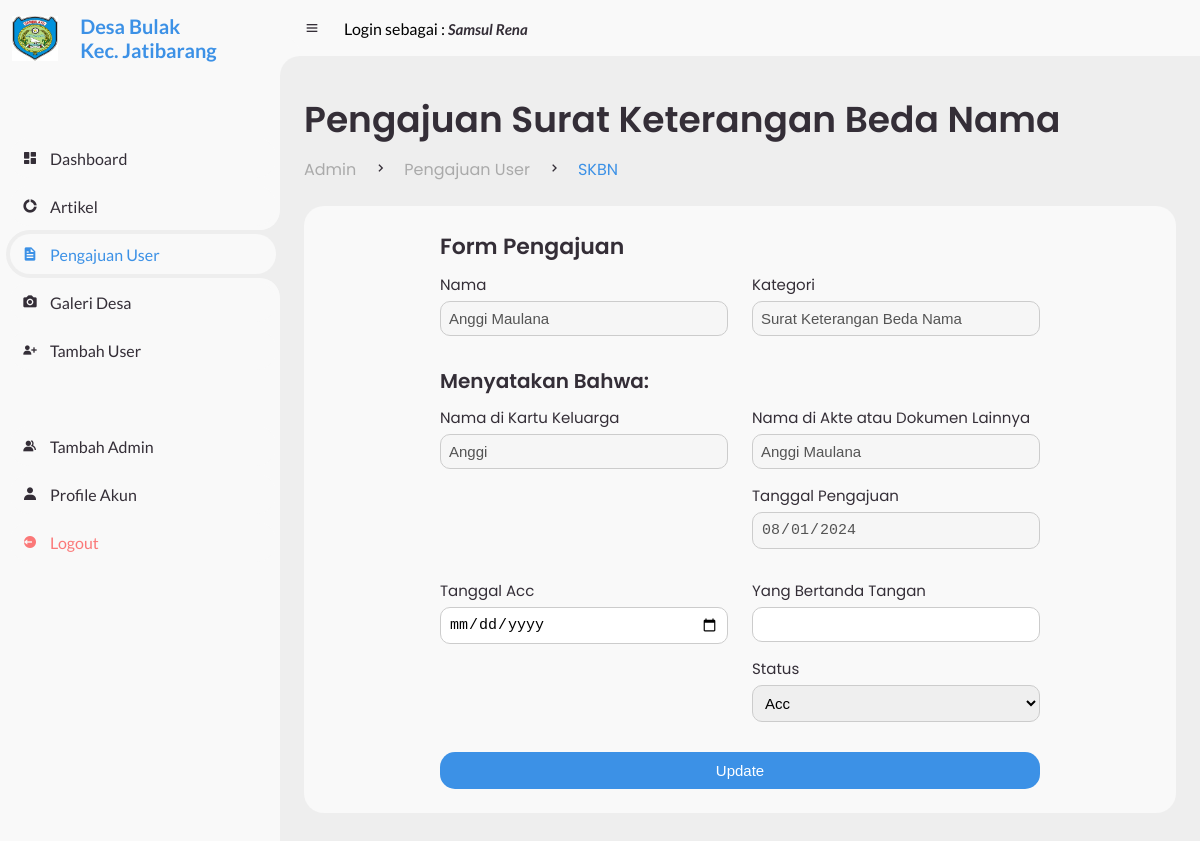
Page /admin/pengajuan/skbn.php?id=66 (signed in) on the committed database.
### tables this page shows
CREATE TABLE `pengajuan` (
  `id_pengajuan` int(11) NOT NULL,
  `nik` varchar(20) NOT NULL,
  `id_kategori` int(20) NOT NULL,
  `nama_usaha` varchar(255) DEFAULT NULL,
  `nama_kk` varchar(255) DEFAULT NULL,
  `nama_akte_dokumen` varchar(255) DEFAULT NULL,
  `keterangan_tidak_mampu` varchar(500) DEFAULT NULL,
  `masa_ktp_sementara` date DEFAULT NULL,
  `keterangan_menikah` varchar(255) DEFAULT NULL,
  `tanggal_pengajuan` date NOT NULL,
  `tanggal_acc` date DEFAULT NULL,
  `status` varchar(20) NOT NULL,
  `nama_kuwu` varchar(255) DEFAULT NULL,
  `id_admin` int(20) DEFAULT NULL
);

CREATE TABLE `user` (
  `user_id` int(11) NOT NULL,
  `nama` varchar(255) NOT NULL,
  `nik` varchar(20) NOT NULL,
  `tempat_lahir` varchar(255) NOT NULL,
  `tanggal_lahir` date NOT NULL,
  `jenis_kelamin` varchar(255) NOT NULL,
  `agama` varchar(255) NOT NULL,
  `alamat` varchar(255) NOT NULL,
  `pekerjaan` varchar(255) NOT NULL,
  `pendidikan` varchar(255) NOT NULL,
  `status_pernikahan` varchar(255) NOT NULL,
  `password` varchar(255) NOT NULL
);

CREATE TABLE `kategori_pengajuan` (
  `id_kategori_pengajuan` int(20) NOT NULL,
  `jenis_pengajuan` varchar(255) NOT NULL
);

### admin/pengajuan/skbn.php (the view, shortened to what this page needs)
<?php
require '../../config/db.php';
$nip = $_SESSION['nip'];
$sql = "SELECT * FROM admin WHERE nip = '$nip'";
$result = mysqli_query($conn, $sql);
$userData = mysqli_fetch_assoc($result);
$displayName = $userData['nama'];
$row = null;
if (isset($_GET['id'])) {
    $id = $_GET['id'];
    $sql = "SELECT p.id_pengajuan, u.nama AS nama_user, k.jenis_pengajuan AS kategori, p.tanggal_pengajuan, p.nama_kk, p.nama_akte_dokumen, p.status
            FROM pengajuan p
            JOIN user u ON p.nik = u.nik
            JOIN kategori_pengajuan k ON p.id_kategori = k.id_kategori_pengajuan
            WHERE p.id_pengajuan = ?";
    $stmt = $conn->prepare($sql);
    $stmt->bind_param("i", $id);
    $stmt->execute();
    $result = $stmt->get_result();
    if ($result->num_rows > 0) {
        $row = $result->fetch_assoc();
    } else {
        echo "Data tidak tersedia!";
        exit;
    }
}
?>
<!DOCTYPE html>
<html lang="en">
<head>
    <link href='https://unpkg.com/boxicons@2.0.9/css/boxicons.min.css' rel='stylesheet'>
    <link rel="stylesheet" href="../../user/style.css">
    <link rel="stylesheet" href="https://cdn.jsdelivr.net/npm/sweetalert2@11/dist/sweetalert2.min.css">
</head>
<body>
    <section id="sidebar">
        <?php include 'brand.php' ?>
        <ul class="side-menu top">
            <li>
                <a href="../index.php">
                    <i class='bx bxs-dashboard'></i>
                    <span class="text">Dashboard</span>
                </a>
            </li>
            <li>
                <a href="../artikel.php">
                    <i class='bx bxs-doughnut-chart'></i>
                    <span class="text">Artikel</span>
                </a>
            </li>
            <li class="active">
                <a href="../pengajuan_user.php">
                    <i class='bx bxs-file'></i>
                    <span class="text">Pengajuan User</span>
                </a>
            </li>
            <li>
                <a href="../galeri.php">
                    <i class='bx bxs-camera' ></i>
                    <span class="text">Galeri Desa</span>
                </a>
            </li>
            <li>
                <a href="../tambah_user.php">
                    <i class='bx bxs-user-plus'></i>
                    <span class="text">Tambah User</span>
                </a>
            </li>
        </ul>
        <ul class="side-menu">
            <li>
                <a href="../tambah_admin.php">
                    <i class='bx bxs-group'></i>
                    <span class="text">Tambah Admin</span>
                </a>
            </li>
            <li>
                <a href="../profile_akun.php">
                    <i class='bx bxs-user'></i>
                    <span class="text">Profile Akun</span>
                </a>
            </li>
            <li>
                <a href="../logout.php" class="logout">
                    <i class='bx bxs-log-out-circle'></i>
                    <span class="text">Logout</span>
                </a>
            </li>
        </ul>
    </section>
    <section id="content">
        <?php include '../navbar.php' ?>
        <main>
            <div class="head-title">
                <div class="left">
                    <h1>Pengajuan Surat Keterangan Beda Nama</h1>
                    <ul class="breadcrumb">
                        <li><a href="index.php">Admin</a></li>
                        <li><i class='bx bx-chevron-right'></i></li>
                        <li><a href="index.php">Pengajuan User</a></li>
                        <li><i class='bx bx-chevron-right'></i></li>
                        <li><a class="active" href="pengajuan_user.php">SKBN</a></li>
                    </ul>
                </div>
            </div>
            <div class="table-data">
                <div class="order">
                    <div class="formulir-pengajuan" id="pengajuanForm">
                        <h3 style="margin-bottom:10px; font-size:22px; font-weight: 600;">Form Pengajuan</h3>
                        <form action="skbn.php" method="POST">
                            <div class="form-row">
                                <div class="form-column">
                                    <div class="data-user">
                                        <label for="nama">Nama</label>
                                        <input type="text" id="nama" value="<?php echo htmlspecialchars($row['nama_user'] ?? ''); ?>" disabled>
                                    </div>
                                </div>
                                <div class="form-column">
                                    <div class="data-user">
                                        <label for="jenis_pengajuan">Kategori</label>
                                        <input type="text" id="jenis_pengajuan" value="<?php echo htmlspecialchars($row['kategori'] ?? ''); ?>" disabled>
                                    </div>
                                </div>
                            </div>
                            <h3 style="margin-bottom:10px; font-size:20px; font-weight: 600;">Menyatakan Bahwa: </h3>
                            <div class="form-row">
                                <div class="form-column">
                                    <div class="data-user">
                                        <label for="nama_kk">Nama di Kartu Keluarga</label>
                                        <input type="text" id="nama_kk" value="<?php echo htmlspecialchars($row['nama_kk'] ?? ''); ?>" disabled>
                                    </div>
                                </div>
                                <div class="form-column">
                                    <div class="data-user">
                                        <label for="nama_akte_dokumen">Nama di Akte atau Dokumen Lainnya</label>
                                        <input type="text" id="nama_akte_dokumen" value="<?php echo htmlspecialchars($row['nama_akte_dokumen'] ?? ''); ?>" disabled>
                                    </div>
                                    <div class="data-user">
                                        <label for="tanggal_pengajuan">Tanggal Pengajuan</label>
                                        <input type="date" id="tanggal_pengajuan" value="<?php echo htmlspecialchars($row['tanggal_pengajuan'] ?? ''); ?>" disabled>
                                    </div>
                                </div>
                            </div>
                            <div class="form-row">
                                <div class="form-column">
                                    <div class="data-user">
                                        <label for="tanggal_acc">Tanggal Acc</label>
                                        <input type="date" id="tanggal_acc" name="tanggal_acc" required>
                                    </div>
                                </div>
                                <div class="form-column">
                                    <div class="data-user">
                                        <label for="ttd">Yang Bertanda Tangan</label>
                                        <input type="text" id="ttd" name="ttd" required>
                                    </div>
                                    <div class="data-user">
                                        <label for="status">Status</label>
                                        <select id="status" name="status" required>
                                            <option value="Acc" <?php echo ($row['status'] ?? '') === 'Acc' ? 'selected' : ''; ?>>Acc</option>
                                        </select>
                                    </div>
                                </div>
                            </div>
                            <button type="submit">Update</button>
                        </form>
                    </div>
                </div>
            </div>
        </main>
    </section>
</body>
</html>

### admin/navbar.php (shortened to what this page needs)
<nav>
    <i class='bx bx-menu'></i>
    <p>Login sebagai : <a href="#" class="nav-link"><i><?php echo htmlspecialchars($displayName, ENT_QUOTES, 'UTF-8'); ?></i></a></p>
</nav>

### rows in the picture
pengajuan: nama "Anggi Maulana", id_kategori.jenis_pengajuan "Surat Keterangan Beda Nama", nama_kk "Anggi", nama_akte_dokumen "Anggi Maulana", tanggal_pengajuan "08/01/2024", status "Acc"

### other values in the picture
$displayName "Samsul Rena"
